Frame 1 (no input): blank canvas, image omitted
Frame 60 (the mouse pressed at the canvas centre just before this capture): blank canvas, image omitted
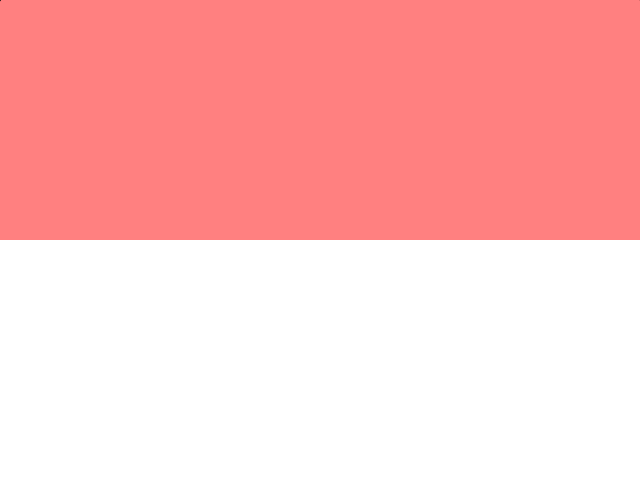
Frame 120 (the mouse held since frame 60 and released just before this capture)

The Processing sketch whose frames 1 and 60 were blank and that drew this single picture after the mouse press (run headless with seeded random() and noise(); from frame 60 on, the mouse is pressed at the canvas centre):

// Processing sketch: processing_139064
// ── processing_139064.pde

void setup(){
    size(640,480);
    fill(255,128,128);
    d = dist(0,0,width,height);
}

float th1, th2, d;

void draw(){
    background(255);
    th1 = map(mouseX,0,width,0,TWO_PI);
    th2 = map(mouseY,0,height,0,TWO_PI) + th1;
    arc(.5*width,.5*height,d,d,th1,th2);
}
